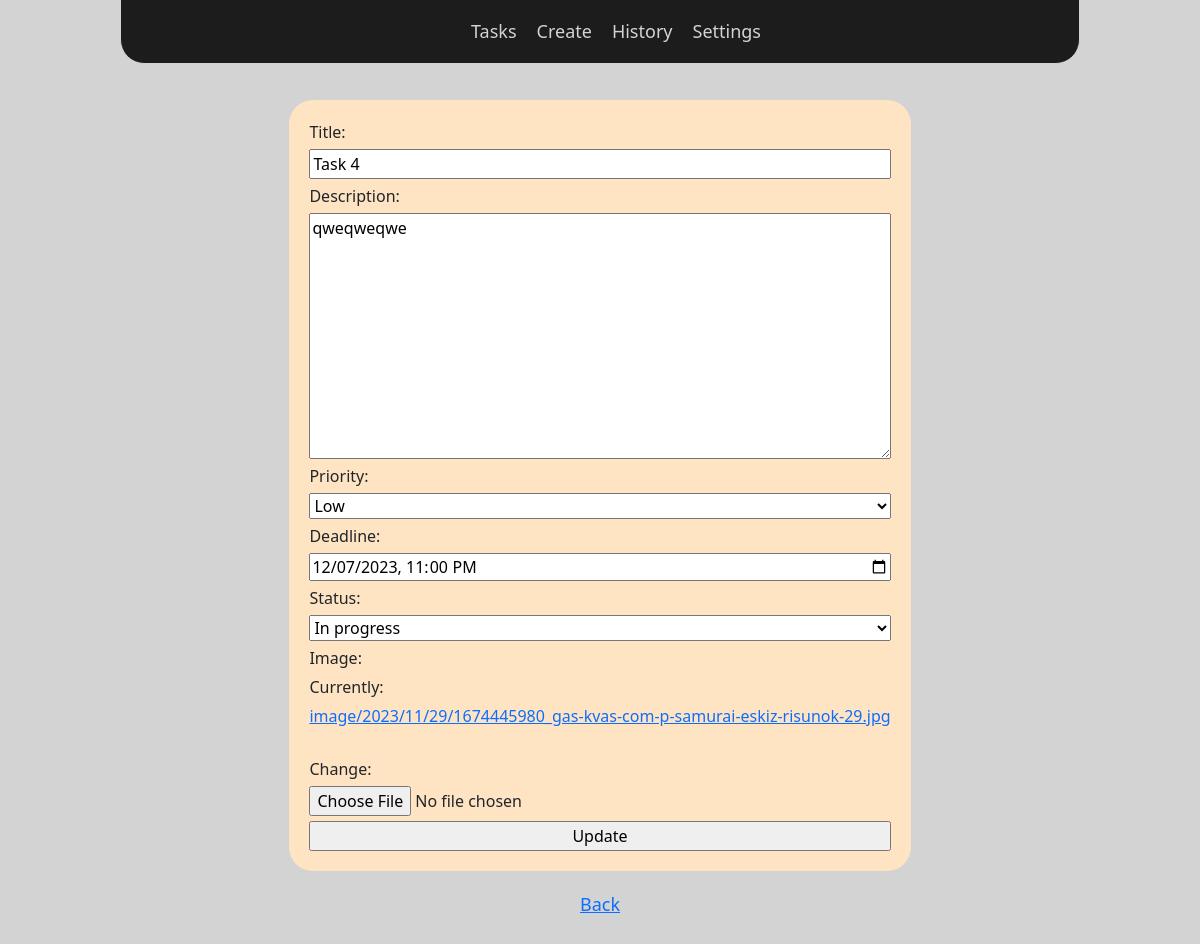
/update/task-4-image202311291674445980_gas-kvas-com-p-samurai-eskiz-risunok-29jpg/, run on the app's committed database.
### main/models.py (models this page shows, shortened)
class Task(models.Model):
    title = models.CharField('Title', max_length=255)
    description = models.TextField('Description')
    priority = models.CharField('Priority', choices=PRIORITY_CHOICES, max_length=7, default='High')
    create_at = models.DateTimeField('Create Time', auto_now_add=True)
    deadline = models.DateTimeField('Deadline')
    status = models.CharField('Status', choices=STATUS_CHOICES, max_length=12, default='In progress')
    completed_at = models.DateTimeField('Completed', null=True, blank=True)
    image = models.ImageField('Image', upload_to='image/%Y/%m/%d')
    slug = models.SlugField('Slug', unique=True, max_length=255, null=True, blank=True)

### main/views.py (the view, shortened to what this page needs)
# urls.py: path('update/<slug:task_slug>/', views.task_update, name='task_update'),
def task_update(request, task_slug):
    task = get_object_or_404(Task, slug=task_slug)
    form = AddTaskForm(initial={'title': task.title,
                                'description': task.description,
                                'priority': task.priority,
                                'deadline': task.deadline,
                                'status': task.status,
                                'image': task.image})
    context = {
        'title': 'Update',
        'theme': theme,
        'form': form,
    }
    return render(request, 'main/index_update.html', context)

### main/forms.py
class AddTaskForm(forms.ModelForm):
    class Meta:
        model = Task
        fields = ('title', 'description', 'priority', 'deadline', 'status', 'image')
        widgets = {
            'deadline': forms.TextInput(attrs={'type': 'datetime-local'})
        }

### main/templates/main/index_update.html (shortened to what this page needs)
{% extends 'main/layout.html' %}
{% block content %}
    <form method="post" enctype="multipart/form-data">
        {{ form }}
        <input type="submit" value="Update">
    </form>
    <a style="font-size: 18px" href="{% url 'task_list' %}">Back</a>
{% endblock %}

### static/main/css/main.css (style rules this page uses)
body { position: relative; display: flex; flex-direction: column; align-items: center; background: lightgray; }
.content .box .info h4, h5, a { margin: auto; }
.content form { display: flex; flex-direction: column; gap: 5px; padding: 20px; background: bisque; border-radius: 24px; }

### data on the page
Task: title "Task 4", description "qweqweqwe", priority "Low", deadline "12/07/2023 23:00", status "In progress"
